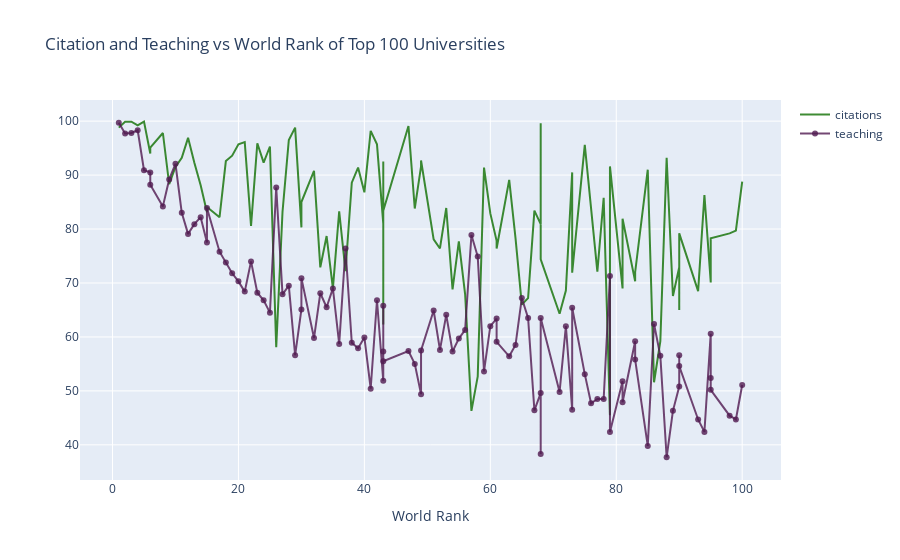

Write notebook code for a chart like this one.
### Markdown cell above
# 1. Line Charts
    
Line Charts Example: Citation and Teaching vs World Rank of Top 100 Universities
    
* Import graph_objs as *go*
    
* Creating traces
    
    * x = x axis
    * y = y axis
    
    * mode = type of plot like marker, line or line + markers
    
    * name = name of the plots
    
    * marker = marker is used with dictionary. 
    
        * color = color of lines. It takes RGB (red, green, blue) and opacity (alpha)
    
    * text = The hover text (hover is curser)
    
* data = is a list that we add traces into it
    
* layout = it is dictionary.
    * title = title of layout
    * x axis = it is dictionary
        * title = label of x axis
        * ticklen = length of x axis ticks
        * zeroline = showing zero line or not
        
* fig = it includes data and layout
* iplot() = plots the figure(fig) that is created by data and layout

### Code cell
# prepare data frame
df = timesData.iloc[:100,:]

# import graph objects as "go"
import plotly.graph_objs as go

# Creating trace1
trace1 = go.Scatter(
                    x = df.world_rank,
                    y = df.citations,
                    mode = "lines",
                    name = "citations",
                    marker = dict(color = 'rgba(16, 112, 2, 0.8)'),
                    text= df.university_name)
# Creating trace2
trace2 = go.Scatter(
                    x = df.world_rank,
                    y = df.teaching,
                    mode = "lines+markers",
                    name = "teaching",
                    marker = dict(color = 'rgba(80, 26, 80, 0.8)'),
                    text= df.university_name)

data = [trace1, trace2]
layout = dict(title = 'Citation and Teaching vs World Rank of Top 100 Universities',
              xaxis= dict(title= 'World Rank',ticklen= 5,zeroline= False)
             )

fig = dict(data = data, layout = layout)
iplot(fig)

### Figure 1 — Plotly figure (JSON) as saved in the notebook; plotly's stock layout.template omitted (floating-point values rounded to 4 significant figures)
{"data": [{"marker": {"color": "rgba(16, 112, 2, 0.8)"}, "mode": "lines", "name": "citations", "text": ["Harvard University", "California Institute of Technology", "Massachusetts Institute of Technology", "Stanford University", "Princeton University", "University of Cambridge", "University of Oxford", "University of California, Berkeley", "Imperial College London", "Yale University", "University of California, Los Angeles", "University of Chicago", "Johns Hopkins University", "Cornell University", "ETH Zurich – Swiss Federal Institute of Technology Zurich", "University of Michigan", "University of Toronto", "Columbia University", "University of Pennsylvania", "Carnegie Mellon University", "University of Hong Kong", "University College London", "University of Washington", "Duke University", "Northwestern University", "University of Tokyo", "Georgia Institute of Technology", "Pohang University of Science and Technology", "University of California, Santa Barbara", "University of British Columbia", "University of North Carolina at Chapel Hill", "University of California, San Diego", "University of Illinois at Urbana-Champaign", "National University of Singapore", "McGill University", "University of Melbourne", "Peking University", "Washington University in St Louis", "École Polytechnique", "University of Edinburgh", "Hong Kong University of Science and Technology", "École Normale Supérieure", "Australian National University", "Karolinska Institute", "University of Göttingen", "University of Wisconsin", "Rice University", "École Polytechnique Fédérale de Lausanne", "University of California, Irvine", "University of Science and Technology of China", "Vanderbilt University", "University of Minnesota", "Tufts University", "University of California, Davis", "Brown University", "University of Massachusetts", "Kyoto University", "Tsinghua University", "Boston University", "New York University", "Emory University", "LMU Munich", "University of Notre Dame", "University of Pittsburgh", "Case Western Reserve University", "Ohio State University", "University of Colorado Boulder", "University of Bristol", "University of California, Santa Cruz", "Yeshiva University", "University of Sydney", "University of Virginia", "University of Adelaide", "University of Southern California", "William & Mary", "Trinity College Dublin", "King’s College London", "Stony Brook University", "Korea Advanced Institute of Science and Technology (KAIST)", "University of Sussex", "The University of Queensland", "University of York", "Heidelberg University", "University of Utah", "Durham University", "London School of Economics and Political Science", "University of Manchester", "Royal Holloway, University of London", "Lund University", "University of Southampton", "University of Zurich", "Wake Forest University", "McMaster University", "University College Dublin", "George Washington University", "University of Arizona", "University of Basel", "University of Maryland, College Park", "Dartmouth College", "École Normale Supérieure de Lyon"], "type": "scatter", "x": ["1", "2", "3", "4", "5", "6", "6", "8", "9", "10", "11", "12", "13", "14", "15", "15", "17", "18", "19", "20", "21", "22", "23", "24", "25", "26", "27", "28", "29", "30", "30", "32", "33", "34", "35", "36", "37", "38", "39", "40", "41", "42", "43", "43", "43", "43", "47", "48", "49", "49", "51", "52", "53", "54", "55", "56", "57", "58", "59", "60", "61", "61", "63", "64", "65", "66", "67", "68", "68", "68", "71", "72", "73", "73", "75", "76", "77", "78", "79", "79", "81", "81", "83", "83", "85", "86", "87", "88", "89", "90", "90", "90", "93", "94", "95", "95", "95", "98", "99", "100"], "y": [98.8, 99.9, 99.9, 99.2, 99.9, 94, 95.1, 97.8, 88.3, 91.5, 93.2, 96.9, 92.3, 88.1, 83.1, 84.1, 82.2, 92.6, 93.6, 95.7, 96.1, 80.6, 95.9, 92.3, 95.3, 58.1, 83.2, 96.5, 98.8, 80.3, 85, 90.8, 72.9, 78.7, 69, 83.3, 72.2, 88.6, 91.4, 86.8, 98.2, 95.7, 81, 62.3, 92.5, 83.4, 99.1, 83.8, 91.6, 92.7, 78.1, 76.4, 83.9, 68.8, 77.7, 67.9, 46.3, 52.7, 91.4, 82.9, 77.8, 76.4, 89.1, 78.3, 66, 67.2, 83.4, 80.9, 99.6, 74.4, 64.3, 68.6, 90.5, 71.9, 95.6, 84.4, 72.1, 85.8, 45.5, 91.6, 69, 81.9, 70.3, 72, 91, 51.6, 59.2, 93.2, 67.6, 72.9, 65, 79.2, 68.5, 86.3, 70.2, 70.1, 78.3, 79.2, 79.7, 88.8]}, {"marker": {"color": "rgba(80, 26, 80, 0.8)"}, "mode": "lines+markers", "name": "teaching", "text": ["Harvard University", "California Institute of Technology", "Massachusetts Institute of Technology", "Stanford University", "Princeton University", "University of Cambridge", "University of Oxford", "University of California, Berkeley", "Imperial College London", "Yale University", "University of California, Los Angeles", "University of Chicago", "Johns Hopkins University", "Cornell University", "ETH Zurich – Swiss Federal Institute of Technology Zurich", "University of Michigan", "University of Toronto", "Columbia University", "University of Pennsylvania", "Carnegie Mellon University", "University of Hong Kong", "University College London", "University of Washington", "Duke University", "Northwestern University", "University of Tokyo", "Georgia Institute of Technology", "Pohang University of Science and Technology", "University of California, Santa Barbara", "University of British Columbia", "University of North Carolina at Chapel Hill", "University of California, San Diego", "University of Illinois at Urbana-Champaign", "National University of Singapore", "McGill University", "University of Melbourne", "Peking University", "Washington University in St Louis", "École Polytechnique", "University of Edinburgh", "Hong Kong University of Science and Technology", "École Normale Supérieure", "Australian National University", "Karolinska Institute", "University of Göttingen", "University of Wisconsin", "Rice University", "École Polytechnique Fédérale de Lausanne", "University of California, Irvine", "University of Science and Technology of China", "Vanderbilt University", "University of Minnesota", "Tufts University", "University of California, Davis", "Brown University", "University of Massachusetts", "Kyoto University", "Tsinghua University", "Boston University", "New York University", "Emory University", "LMU Munich", "University of Notre Dame", "University of Pittsburgh", "Case Western Reserve University", "Ohio State University", "University of Colorado Boulder", "University of Bristol", "University of California, Santa Cruz", "Yeshiva University", "University of Sydney", "University of Virginia", "University of Adelaide", "University of Southern California", "William & Mary", "Trinity College Dublin", "King’s College London", "Stony Brook University", "Korea Advanced Institute of Science and Technology (KAIST)", "University of Sussex", "The University of Queensland", "University of York", "Heidelberg University", "University of Utah", "Durham University", "London School of Economics and Political Science", "University of Manchester", "Royal Holloway, University of London", "Lund University", "University of Southampton", "University of Zurich", "Wake Forest University", "McMaster University", "University College Dublin", "George Washington University", "University of Arizona", "University of Basel", "University of Maryland, College Park", "Dartmouth College", "École Normale Supérieure de Lyon"], "type": "scatter", "x": ["1", "2", "3", "4", "5", "6", "6", "8", "9", "10", "11", "12", "13", "14", "15", "15", "17", "18", "19", "20", "21", "22", "23", "24", "25", "26", "27", "28", "29", "30", "30", "32", "33", "34", "35", "36", "37", "38", "39", "40", "41", "42", "43", "43", "43", "43", "47", "48", "49", "49", "51", "52", "53", "54", "55", "56", "57", "58", "59", "60", "61", "61", "63", "64", "65", "66", "67", "68", "68", "68", "71", "72", "73", "73", "75", "76", "77", "78", "79", "79", "81", "81", "83", "83", "85", "86", "87", "88", "89", "90", "90", "90", "93", "94", "95", "95", "95", "98", "99", "100"], "y": [99.7, 97.7, 97.8, 98.3, 90.9, 90.5, 88.2, 84.2, 89.2, 92.1, 83, 79.1, 80.9, 82.2, 77.5, 83.9, 75.8, 73.8, 71.8, 70.3, 68.4, 74, 68.2, 66.8, 64.5, 87.7, 67.9, 69.5, 56.6, 65.1, 70.9, 59.8, 68.1, 65.5, 69, 58.7, 76.4, 58.9, 57.9, 59.9, 50.4, 66.8, 51.9, 65.8, 57.3, 55.5, 57.4, 55, 49.4, 57.5, 64.9, 57.6, 64.1, 57.3, 59.7, 61.3, 78.9, 74.9, 53.6, 62, 63.4, 59.1, 56.4, 58.5, 67.2, 63.5, 46.4, 49.6, 38.3, 63.5, 49.8, 62, 46.5, 65.4, 53.1, 47.7, 48.5, 48.5, 71.3, 42.4, 51.8, 47.9, 59.2, 55.8, 39.8, 62.4, 56.5, 37.7, 46.3, 50.8, 56.6, 54.6, 44.7, 42.4, 60.6, 52.4, 50.2, 45.4, 44.7, 51.1]}], "layout": {"title": {"text": "Citation and Teaching vs World Rank of Top 100 Universities"}, "xaxis": {"ticklen": 5, "title": {"text": "World Rank"}, "zeroline": false}}}
